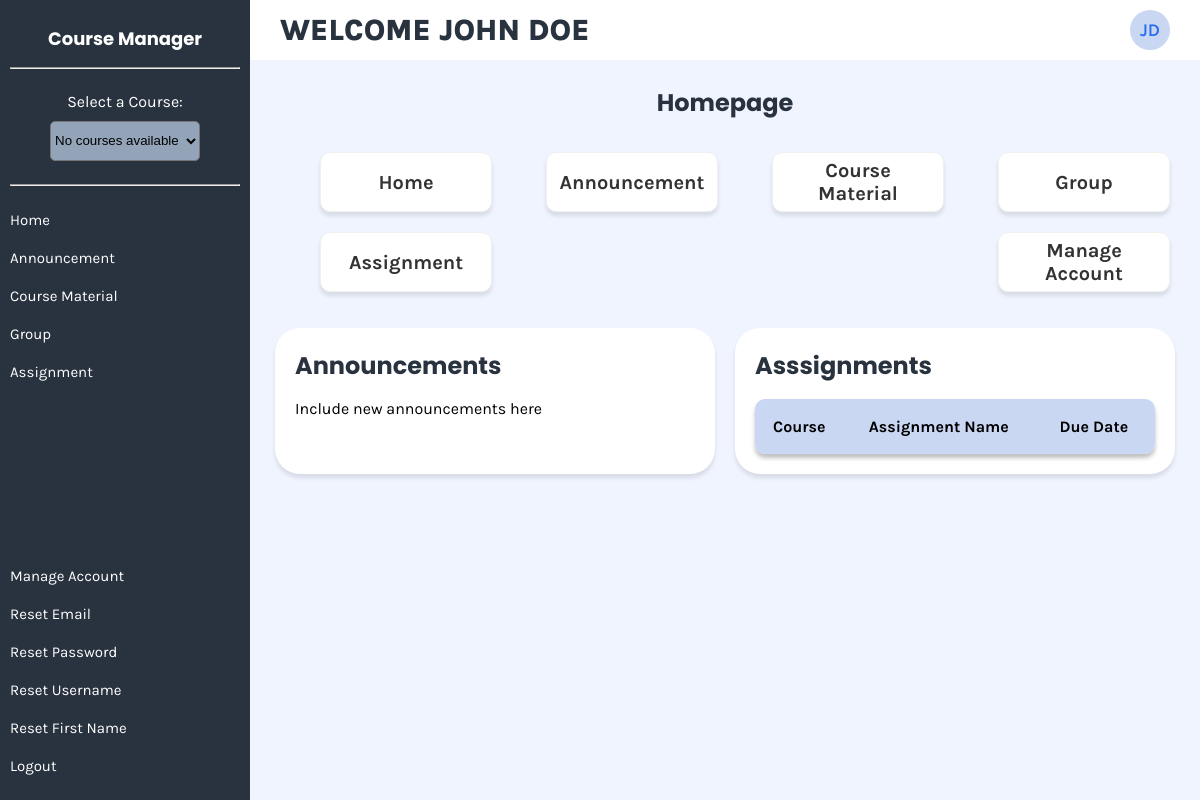
/professor.php (signed in), run on an earlier commit of the app's database.
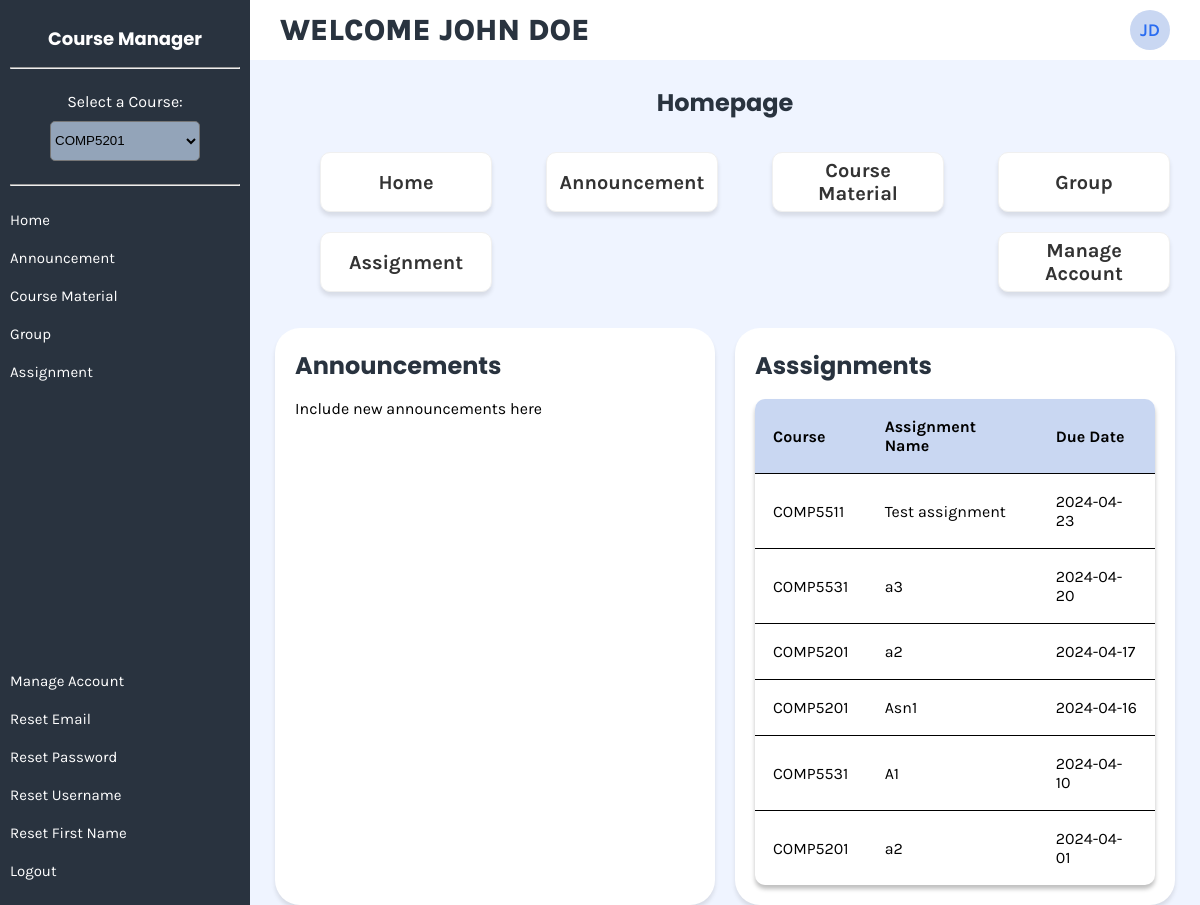
And on a later commit of the database.
### tables this page shows
CREATE TABLE `assignments` (
  `Title` varchar(100) NOT NULL,
  `Weight` decimal(10,0) NOT NULL,
  `Max Mark` decimal(10,0) NOT NULL,
  `Post Date` date NOT NULL,
  `Due Date` date NOT NULL,
  `assign_id` int NOT NULL,
  `assign_instructions` text NOT NULL,
  `course_id` int NOT NULL
);

CREATE TABLE `courses` (
  `course_id` int NOT NULL,
  `course_name` varchar(150) NOT NULL,
  `course_code` varchar(150) NOT NULL,
  `dept_name` varchar(150) NOT NULL,
  `semester` varchar(150) NOT NULL,
  `room_no` varchar(150) NOT NULL,
  `instructor_name` varchar(150) NOT NULL
);

### session.php (called while the page is built, shortened)
<?php
$name = $_SESSION['name'];
?>

### professor.php (the view, shortened to what this page needs)
<?php
require 'session.php';
$pageTitle = 'Welcome ' . ucwords($name);
require 'header.php';
require 'sidebar.php';
$assignmentQuery = "SELECT a.*, c.course_code
                    FROM assignments a
                    INNER JOIN courses c ON a.course_id = c.course_id
                    ORDER BY a.`Due Date` DESC";
$assignmentResult = mysqli_query($conn, $assignmentQuery);
?>
<!DOCTYPE html>
<html lang="en">
<head>
    <link rel="stylesheet" href="style.css">
</head>
<body>
    <main>
        <div class="container">
            <h1>Homepage</h1>
            <div class="tiles">
                <ul class="tiles">
                    <li>
                        <a href="index.php">Home</a>
                    </li>
                    <li>
                        <a href="#">Announcement</a>
                    </li>
                    <li>
                        <a href="course_material.php">Course Material</a>
                    </li>
                    <li>
                        <a href="groups.php">Group</a>
                    </li>
                    <li>
                        <a href="assignment.php">Assignment</a>
                    </li>
                    <li>
                        <a href="manage_account.php">Manage Account</a>
                    </li>
                </ul>
            </div>
            <div class="general-tile">
                <div class="mid-tile">
                    <h1 class="mid-content">Announcements</h1>
                    <p>Include new announcements here</p>
                </div>
                <div class="mid-tile">
                    <h1 class="mid-content">Asssignments</h1>
                    <table>
                        <tr>
                            <th>Course</th>
                            <th>Assignment Name</th>
                            <th>Due Date</th>
                        </tr>
                        <?php
                        while ($row = mysqli_fetch_assoc($assignmentResult)) {
                            echo "<tr>";
                            echo "<td>" . $row['course_code'] . '</td>';
                            echo "<td>" . $row['Title'] . '</td>';
                            echo '<td>' . $row['Due Date'] . '</td>';
                            echo "</tr>";
                        }
                        ?>
                    </table>
                </div>
            </div>
        </div>
    </main>
</body>
</html>

### header.php (shortened to what this page needs)
<?php
function extractInitials($name)
{
    $words = explode(" ", $name);
    $initials = "";
    foreach ($words as $word) {
        $initials .= strtoupper(substr($word, 0, 1));
    }
    return $initials;
}
?>
<!DOCTYPE html>
<html lang="en">
<head>
       <link rel="stylesheet" href="style.css">
</head>
<body>
    <header class="header">
        <div class="header-text"><?php echo strtoupper($pageTitle) ?></div>
        <div class="user" onclick="toggleDropdown()">
            <div class="initials"><?php $initials = extractInitials($name);
                                    echo $initials; ?></div>
        </div>
    </header>
</body>

### sidebar.php (shortened to what this page needs)
<?php
require 'Database/DB.php';
$sql = "SELECT `course_id`, `course_name`, `course_code`, `dept_name`, `semester`, `room_no`, `instructor_name` FROM `courses`";
$result = $conn->query($sql);
?>
<!DOCTYPE html>
<html lang="en">
<head>
    <link rel="stylesheet" href="style.css">
</head>
<body>
    <div class="sidebar">
        <div class="course-selection">
            <h2 class="side">Course Manager</h2>
            <hr>
            <div class="select-container">
                <form id="courseForm" method="GET">
                    <label for="courses" class="label">Select a Course:</label>
                    <select id="courses" name="course_id" onchange="this.form.submit()">
                        <?php
                        if ($result->num_rows > 0) {
                            while ($row = $result->fetch_assoc()) {
                                $selected = "";
                                echo '<option value="' . $row["course_id"] . '" ' . $selected . '>' . $row["course_code"] . '</option>';
                            }
                        } else {
                            echo '<option value="">No courses available</option>';
                        }
                        ?>
                    </select>
                </form>
            </div>
            <hr>
        </div>
        <div class="side-ul">
            <ul>
                <li>
                    <a href="index.php">Home</a>
                </li>
                <li>
                    <a href="#">Announcement</a>
                </li>
                <li>
                    <a href="course_material.php">Course Material</a>
                </li>
                <li>
                    <a href="groups.php">Group</a>
                </li>
                <li>
                    <a href="assignment.php">Assignment</a>
                </li>
            </ul>
        </div>
        <div class="side-ul">
            <ul class="bottom">
            <li>
                    <a href="manage_account.php">Manage Account</a>
                </li>
                <li>
                    <a href="reset-email.php">Reset Email</a>
                </li>
                <li>
                    <a href="reset-password.php">Reset Password</a>
                </li>
                <li>
                    <a href="reset-username.php">Reset Username</a>
                </li>
                <li>
                    <a href="reset-name.php">Reset First Name</a>
                </li>
                <li>
                    <a href="logout.php">Logout</a>
                </li>
            </ul>
        </div>
    </div>
</body>
</html>

### style.css (style rules this page uses)
main { background-color: #eff4ff; position: absolute; top: 60px; left: 250px; right: 0px; bottom: 0px; }
.container { margin: 25px 25px 25px 25px; }
h1 { font-family: 'Poppins', sans-serif; font-size: 24px; color: #29333F; text-align: center; }
h2 { font-family: 'Poppins', sans-serif; font-size: 18px; }
table { width: 100%; position: relative; background: white; box-shadow: 0px 4px 4px rgba(0, 0, 0, 0.25); border-radius: 10px; border-collapse: collapse; overflow: hidden; }
tr { border-bottom: 1px solid black; }
tr:last-child { border-bottom: none; }
th { background-color: #c9d7f2; }
th, td { padding: 18px; text-align: left; }
input[type="text"], input[type="date"], input[type="number"], select, input[type="file"] { width: calc(100% - 120px); }
*, *::after, *::before { box-sizing: border-box; }
header.header { position: absolute; top:0; left: 250px; right: 0px; background-color: #eff4ff;; background: #FFFFFF; box-shadow: 5px 0px 4px rgba(0, 0, 0, 0.65); padding: 10px 30px; display: flex; justify-content: space-between; align-items: center; }
.header-text { color: #29333F; font-family: 'Karla', sans-serif; font-size: 30px; font-weight: 800; }
.user { position: relative; cursor: pointer; }
.initials { width: 40px; height: 40px; border-radius: 50%; color: #296CF1; background-color: #C9D7F2; display: flex; justify-content: center; align-items: center; font-size: 18px; font-weight: 600; }
body { color: black; font-family: 'Karla', sans serif; }
hr { height: 0.25px; background-color: white; }
.label { margin-bottom: 10px; }
select { margin-top: 10px; }
.side-ul ul { padding-left: 0%; font-size: 15px; color: #CCD5E1; }
.sidebar { height: 100%; width: 250px; position: fixed; top: 0; left: 0; background-color: #29333F; padding-top: 10px; }
.select-container { padding-top: 15px; padding-bottom: 15px; }
.course-selection { padding: 0px 10px 0px 10px; color: white !important; text-align: center; }
.sidebar select { width: 150px; height: 40px; left: 0px; top: 0px; background: #93A4B9; border-radius: 5px }
.sidebar li { list-style-type: none; }
.sidebar a { padding: 10px; display: block; color: white; text-decoration: none; }
.bottom { width: 250px; position: absolute; bottom: 0; }
.tiles { display: flex; flex-wrap: wrap; justify-content: space-between; list-style-type: none; width: 100%; }
.tiles li { flex: 0 0 20%; background-color: white; padding: 10px; border-radius: 10px; text-align: center; justify-content: center; margin: 0px 5px 20px 5px; height: 60px; display: flex; align-items: center; border: 1px solid rgb(240, 240, 240); box-shadow: 0px 4px 4px rgba(0, 0, 0, 0.1); font-family: 'Karla', sans-serif; font-weight: 700; font-size: 20px; }
.tiles a { text-decoration: none; color: #333; }
.general-tile { display: grid; grid-template-columns: repeat(2, 1fr); gap: 20px; }
.mid-tile { background-color: white; padding: 20px; border-radius: 25px; box-shadow: 0px 4px 4px rgba(0, 0, 0, 0.1); }
.mid-content { margin-top: 0; text-align: left; }

What changed in the data, as far as the page shows it:
added assignments: course.course_code "COMP5511", Title "Test assignment", Due Date "2024-04-23"
added assignments: course.course_code "COMP5531", Title "a3", Due Date "2024-04-20"
added assignments: course.course_code "COMP5201", Title "a2", Due Date "2024-04-17"
added assignments: course.course_code "COMP5201", Title "Asn1", Due Date "2024-04-16"
added assignments: course.course_code "COMP5531", Title "A1", Due Date "2024-04-10"
added assignments: course.course_code "COMP5201", Title "a2", Due Date "2024-04-01"
Also different on the page:
form field course_id: "No courses available" → "COMP5201"
